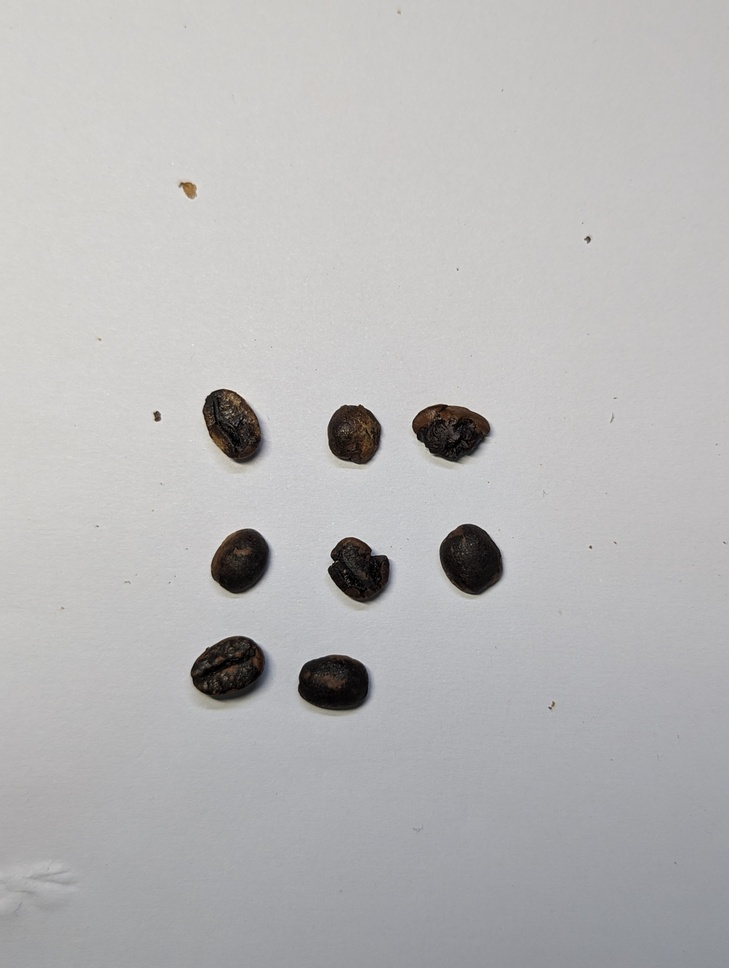
#> input picture data/raw/brazil-catuai-nat-burnt/brazil-catuai-nat-burnt.jpeg, 729 x 968 px, shrunk from 3072 x 4080 before the run; its folder holds only this picture in this run
$ jupyter execute --allow-errors image-processing.ipynb
#> lines starting #> are read from the running program, lines starting #| are printed output that depends on the picture; after the words box and inside, x2 and y2 are one past the last pixel; in counts of white or black regions, pixels touching at a corner belong together
# This notebook aims to separate individual bean images from the cluster pictures gathered.

[cell 1]
import cv2
import os

import numpy as np


def split_beans(in_path, out_dir, group_img_index, verbose=False):
    """
    This function does the following:
        - read the raw image at the path
        - find regions containing individual coffee beans
        - store each region in its own path
    @param in_path the path to the input image
    @param out_dir the path at which the resulting images are to be stored
    @param group_img_index the number of the input image relative to its folder, needed to avoid duplicate image names in the resulting folder
    @param verbose set to True to display messages about detected regions and files being saved
    """
#> called with out_dir = 'data/processed/brazil-catuai-nat-burnt', group_img_index = 0, verbose = False
    img = cv2.imread(in_path)
#> img is the input picture: shape (968, 729, 3); mean B, G, R 183.8, 183.6, 184.2
    gray = cv2.cvtColor(
        img, cv2.COLOR_RGB2GRAY
    )  # Grayscale the image. Note that the background is white and the beans are dark. This will be important down the line

    thresh = cv2.threshold(gray, 128, 255, cv2.THRESH_BINARY)[1]
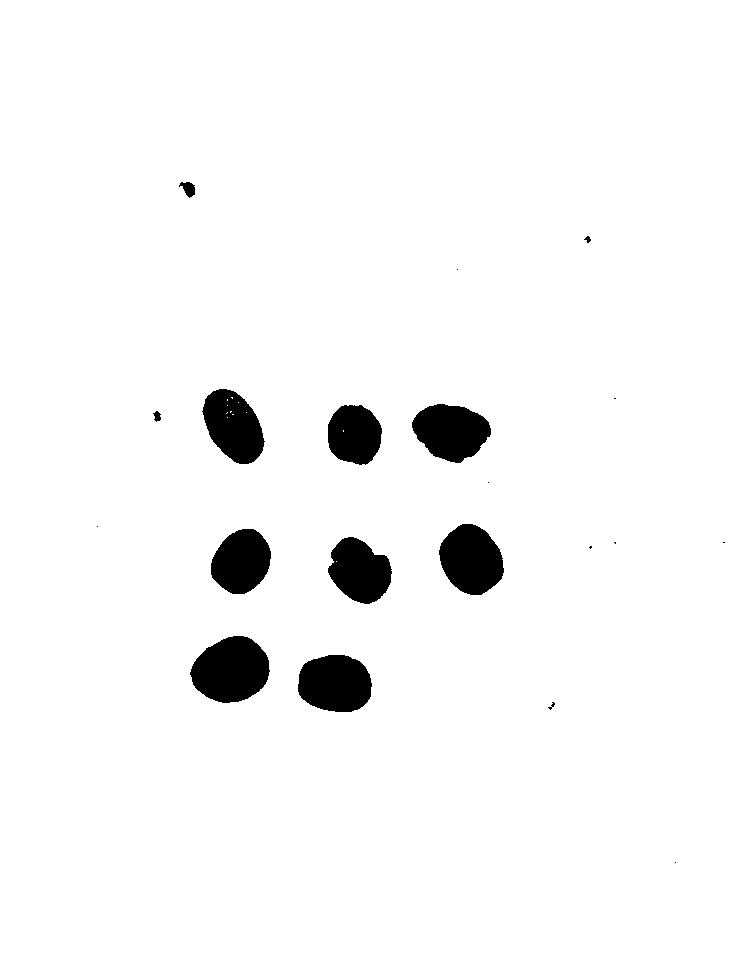
#> thresh: shape (968, 729); 96.3% white; 20 black regions (8 under 20 px), largest, box (x1, y1, x2, y2) and area: (190, 636, 270, 703) 3968, (298, 655, 372, 712) 3428, (439, 524, 504, 595) 3397
    thresh = cv2.bitwise_not(
        thresh
    )  # OpenCV needs the blobs to be white and the background to be black in order to find the contours. Flip the now bw image
#> thresh: shape (968, 729); 3.7% white; 20 white regions (8 under 20 px)

    result = img.copy()
    contours = cv2.findContours(thresh, cv2.RETR_TREE, cv2.CHAIN_APPROX_SIMPLE)
#> contours = 32 contours, 22 with area under 20; largest, box (x1, y1, x2, y2) and area: (190, 636, 270, 703) 3866, (298, 655, 372, 712) 3330, (439, 524, 504, 595) 3305, (412, 404, 491, 463) 3206, (202, 389, 265, 464) 3126
    contours = contours[0] if len(contours) == 2 else contours[1]

    bounding_rects = filter(
        lambda c: c[2] * c[3] >= 10000 and c[2] / c[3] < 3.0 and c[3] / c[2] < 3.0,
        map(cv2.boundingRect, contours),
    )  # This is a bit crude, but filter out contours of specs of dust, etc and make sure only actual beans remain highlighted. Since the bounding rectangles are **roughly** square, this corresponds to a roughly 100x100 image. Also, filter out regions that are really misshapen and are unlikely to contain a bean - such as a long shadow or the edge of the background

    if not os.path.isdir(out_dir):
        os.mkdir(out_dir)

    for i, (x, y, w, h) in enumerate(bounding_rects):
        if verbose:
            print(f"Region {i}\nx: {x}, y: {y}, width: {w}, height: {h}")
            print(f"area: {w * h}")
            print("-----------------------------------------------------")
            print("Storing to", f"{out_dir}/bean-{group_img_index}-{i}.png")
        bean = result[
            y : y + h, x : x + w
        ]  # Chop off the portion of the image around the given contour and save in its own file
        cv2.imwrite(f"{out_dir}/bean-{group_img_index}-{i}.png", bean)
#> this loop made 0 passes

[cell 2]
bean_dirs = [folder for folder in os.listdir("data/raw") if not folder.startswith(".")]
for dir in bean_dirs:
    img_paths = os.listdir(f"data/raw/{dir}")
    for index, path in enumerate(img_paths):
        split_beans(f"data/raw/{dir}/{path}", f"data/processed/{dir}", index)
#> pass 2 of the loop `for dir in bean_dirs:`:
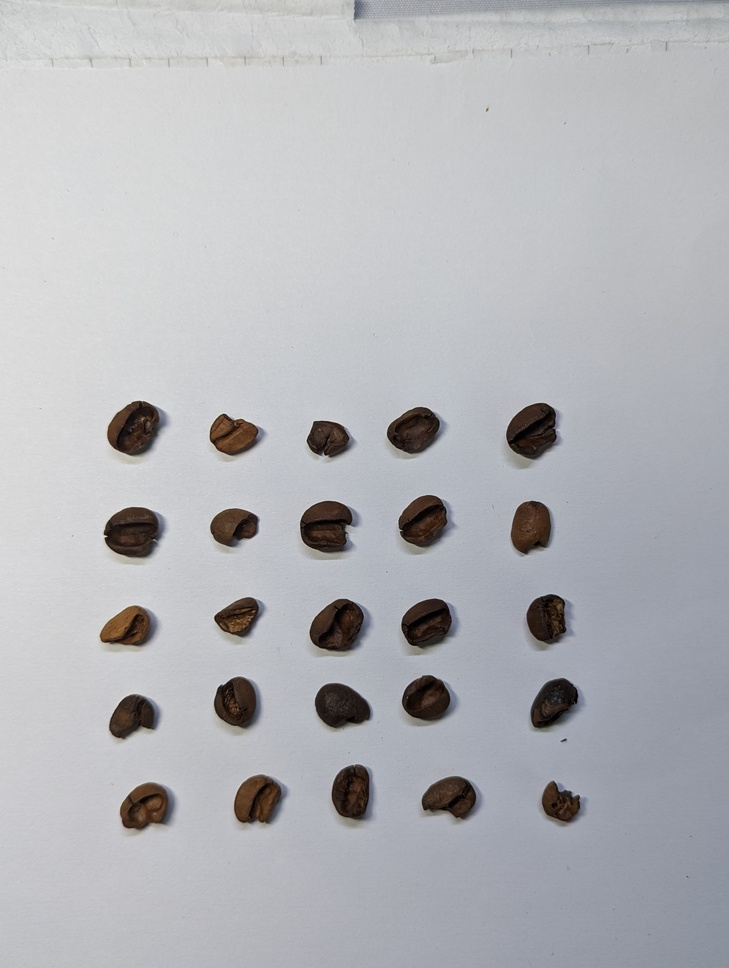
#> input picture data/raw/brazil-catuai-nat-frag/PXL_20240215_140809232.jpg, 729 x 968 px, shrunk from 3072 x 4080 before the run
#> in split_beans, img is the input picture: shape (968, 729, 3); mean B, G, R 183.9, 179.9, 179.1
#> in split_beans (call 2), `thresh = cv2.threshold(gray, 128, 255, cv2.THRESH_BINARY)[1]`:
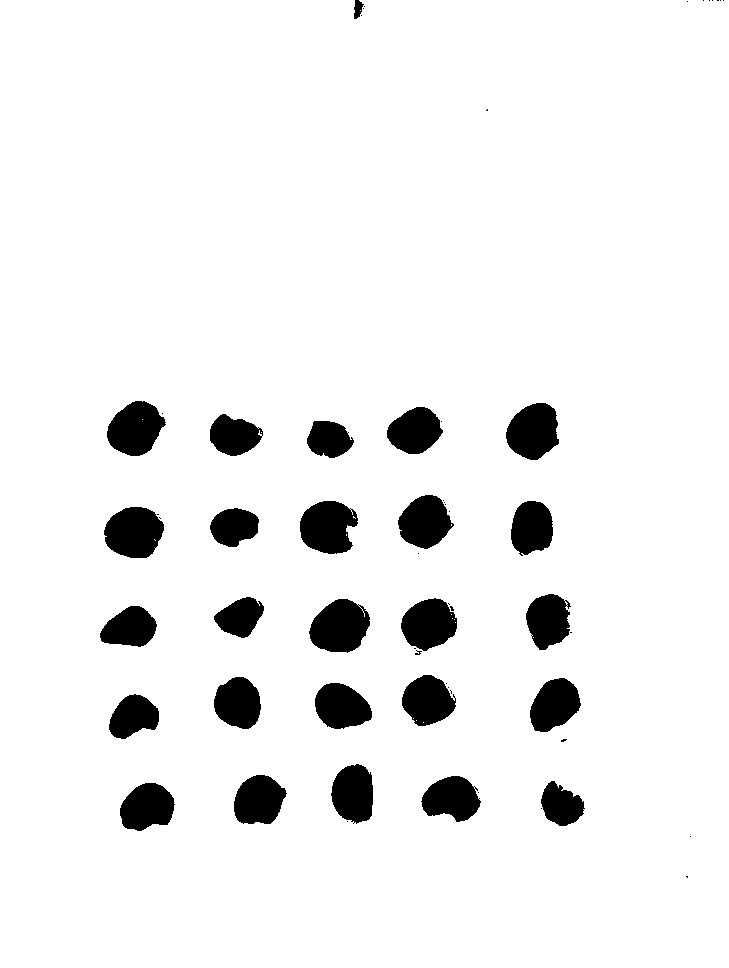
#> thresh: shape (968, 729); 93.3% white; 60 black regions (34 under 20 px), largest, box (x1, y1, x2, y2) and area: (309, 599, 370, 653) 2419, (104, 507, 164, 558) 2357, (300, 501, 358, 554) 2326
#> contours = 94 contours, 68 with area under 20; largest, box (x1, y1, x2, y2) and area: (309, 599, 370, 653) 2350, (104, 507, 164, 558) 2278, (300, 501, 358, 554) 2250, (107, 401, 166, 456) 2191, (506, 403, 559, 460) 2175

# Report statistics on the dataset

[cell 3]
def get_non_hidden_folders(path):
    return [f for f in os.listdir(path) if not f.startswith(".")]

## Number of beans per origin

#> (a cell that did not finish here is left out)

## Number of beans per defect

#> (a cell that did not finish here is left out)

defects = set(defects)
defect_counts = {}
for defect in defects:
    defect_counts[defect] = sum(
        [
            len(os.listdir(f"data/processed/{folder}"))
            for folder in get_non_hidden_folders("data/processed")
            if defect in folder
        ]
    )

defect_counts

## Number of beans per processing method

#> (a cell that did not finish here is left out)

methods = set(methods)
method_counts = {}
for method in methods:
    method_counts[method] = sum(
        [
            len(os.listdir(f"data/processed/{folder}"))
            for folder in get_non_hidden_folders("data/processed")
            if method in folder
        ]
    )

method_counts

## Number of beans per variety

#> (a cell that did not finish here is left out)

varieties = set(varieties)
variety_counts = {}
for variety in varieties:
    variety_counts[variety] = sum(
        [
            len(os.listdir(f"data/processed/{folder}"))
            for folder in get_non_hidden_folders("data/processed")
            if variety in folder
        ]
    )

variety_counts

# Visualise bean counts

[cell 8]
import matplotlib.pyplot as plt


def plot_dict(input: dict, ax) -> None:
    keys = list(input.keys())
    values = list(input.values())
    ax.bar_label(ax.bar(range(len(keys)), values, tick_label=keys))


fig, ((ax1, ax2), (ax3, ax4)) = plt.subplots(2, 2, figsize=(32, 10))

#> (the rest of this cell did not finish here and is left out)

#> (a cell that did not finish here is left out)

# Adding a .csv file for further use in the classifier

[cell 10]
import glob
import csv


def merge_insect_mold(defect_type: str) -> str:
    if defect_type == "mold" or defect_type == "insect":
        return "insectOrMold"
    else:
        return defect_type


csv_header = [
    "img_name",
    "origin_country",
    "variety",
    "processing_method",
    "defect_class",  # Note that this also includes the 'normal' beans as it is easier than having additional boolean columns or something similar
]


files = [
    filename.split("/")[3]
    for filename in glob.glob("data/processed" + "/**/*.png", recursive=True)
]

with open("data/beans.csv", "x", newline="") as file:
    writer = csv.writer(file, lineterminator="\r")
    writer.writerow(csv_header)
    for file in files:
        row = [file, *file.split("-")[0:3], merge_insect_mold(file.split("-")[3])]
        writer.writerow(row)
